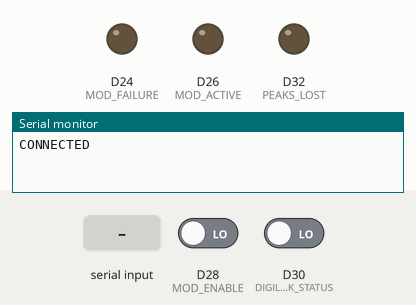
Simulated run of this sketch. Board: Arduino Due. On the bench: output pins drawn as LEDs (lit = HIGH), the last lines printed to the serial monitor. Dashed ring = blinking. The test bench sets the inputs (shaded band); at power-on: D28 (MOD_ENABLE) LOW, D30 (DIGILOCK_STATUS) LOW.

Above: at 1.2 s.
1.3 s: "1\n" received over Serial
2.8 s: D28 (MOD_ENABLE) driven HIGH
At 3.7 s:
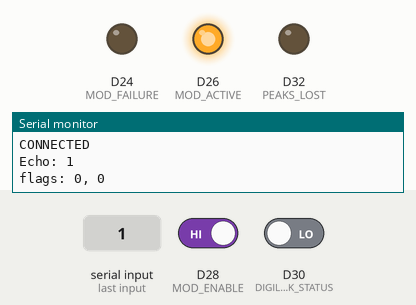
At 14.5 s:
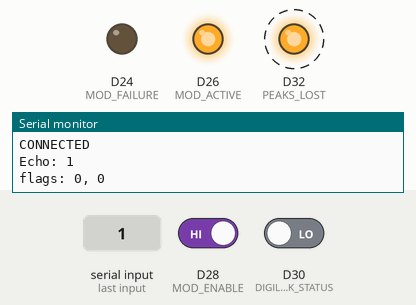
Timing chart, 0 to 17.3 s (numbered marks = the images above; inputs shaded):
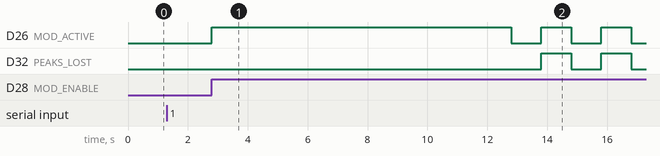

The sketch:

serial_directflags_test.ino
```cpp
#define DIGILOCK_STATUS 30 // Digital lock status
#define MOD_ENABLE 28 // Feedback enable
#define MOD_ACTIVE 26 // Feedback active status
#define MOD_FAILURE 24 // Feedback failure status
#define PEAKS_LOST 32 // for logging
bool digilock_status_flag = true;
bool mod_enable_flag = true;
bool mod_failure_flag = false;
bool mod_active_flag = false;
bool peaks_lost_flag = false;

bool init_done = false;


void setup() {
  pinMode(DIGILOCK_STATUS, INPUT);
  pinMode(MOD_ENABLE, INPUT);
  pinMode(MOD_ACTIVE, OUTPUT);
  pinMode(MOD_FAILURE, OUTPUT);
  pinMode(PEAKS_LOST, OUTPUT);
  digitalWrite(MOD_ACTIVE, mod_active_flag);
  digitalWrite(MOD_FAILURE, mod_failure_flag);

  SerialUSB.begin(250000);  // Programming USB (now to Pi)
  while (!SerialUSB);
  SerialUSB.println("CONNECTED");
}

void loop() {
  if (SerialUSB.available()) {
    String cmd = SerialUSB.readStringUntil('\n');
    mod_enable_flag = digitalRead(MOD_ENABLE);
    digilock_status_flag = digitalRead(DIGILOCK_STATUS);

    SerialUSB.print("Echo: ");
    SerialUSB.println(cmd);

    SerialUSB.print("flags: ");
    SerialUSB.print(mod_enable_flag);
    SerialUSB.print(", ");
    SerialUSB.println(digilock_status_flag);
    init_done = true;
  }
  if (init_done) {
    while (!digitalRead(MOD_ENABLE)) {}
    digitalWrite(MOD_ACTIVE, true);

    delay(10000);
    while (true) {
      digitalWrite(MOD_ACTIVE, mod_active_flag);
      digitalWrite(PEAKS_LOST, peaks_lost_flag);
      mod_active_flag = !mod_active_flag;
      peaks_lost_flag = !peaks_lost_flag;
      delay(1000);
    }
  }
}
```

Measured:
- after the input at 2.8 s, D26 (MOD_ACTIVE): LOW → HIGH at once, then repeats every 2.0 s: LOW 1.0 s, HIGH 1.0 s; D32 (PEAKS_LOST): alternates HIGH for 1.0 s and LOW for 1.0 s, starting after 11.0 s
